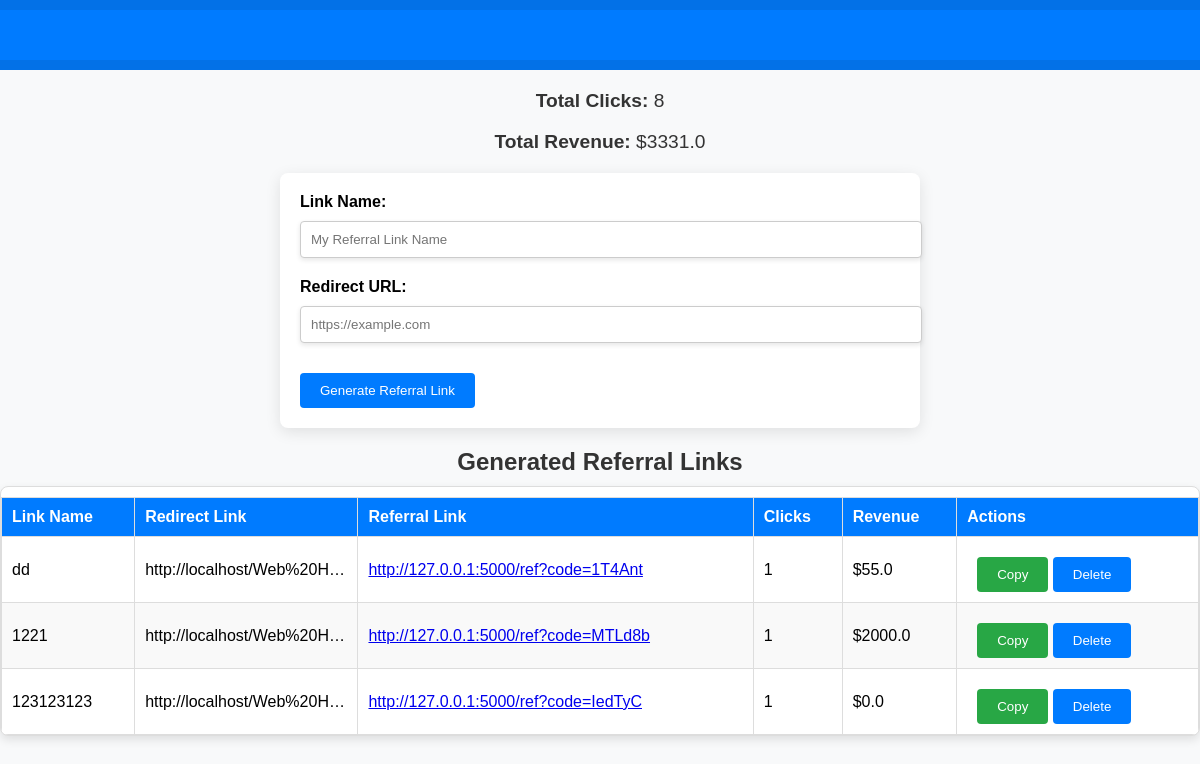
Before: / with the older database file.
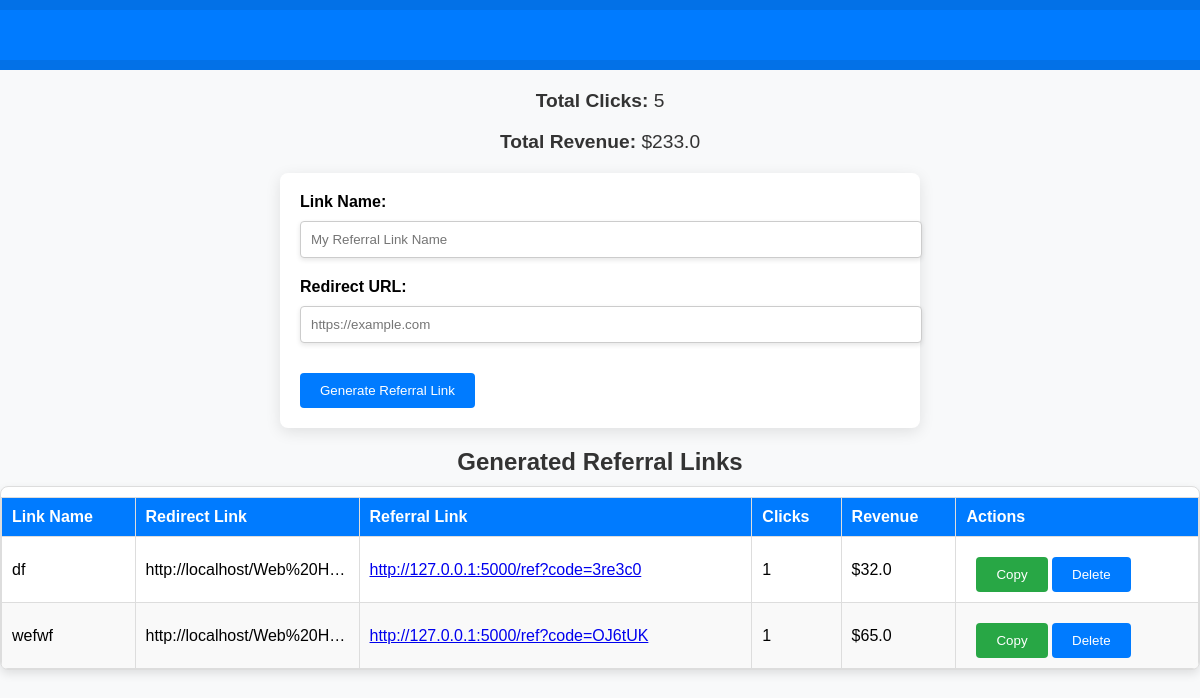
After: the same page with the newer database file.
### app.py (models this page shows)
class GlobalStats(db.Model):
    id = db.Column(db.Integer, primary_key=True)
    total_clicks = db.Column(db.Integer, default=0)
    total_revenue = db.Column(db.Float, default=0.0)

class Referral(db.Model):
    id = db.Column(db.Integer, primary_key=True)
    link_name = db.Column(db.String(150), nullable=False)  # New field for link name
    redirect_link = db.Column(db.String(150), nullable=False)
    referral_link = db.Column(db.String(150), unique=True, nullable=False)
    click_count = db.Column(db.Integer, default=0)
    income = db.Column(db.Float, default=0.0)

### app.py (the view)
@app.route('/')
def dashboard():
    referrals = Referral.query.all()
    stats = GlobalStats.query.first()
    if not stats:
        stats = GlobalStats(total_clicks=0, total_revenue=0.0)
        db.session.add(stats)
        db.session.commit()
    return render_template('dashboard.html', referrals=referrals, stats=stats)

### templates/dashboard.html (shortened to what this page needs)
<!DOCTYPE html>
<html lang="en">
<head>
</head>
<body>
  <div class="supertop-border">
    <div class="top-border">
    </div>
</div>
    <div class="stats">
        <p><strong>Total Clicks:</strong> {{ stats.total_clicks }}</p>
        <p><strong>Total Revenue:</strong> ${{ stats.total_revenue | round(2) }}</p>
    </div>
    <div class="form-container">
        <form action="/generate" method="POST">
            <div class="form-group">
                <label for="link_name">Link Name:</label>
                <input type="text" id="link_name" name="link_name" placeholder="My Referral Link Name" required>
            </div>
            <div class="form-group">
                <label for="redirect_link">Redirect URL:</label>
                <input type="url" id="redirect_link" name="redirect_link" placeholder="https://example.com" required>
            </div>
            <button type="submit">Generate Referral Link</button>
        </form>
    </div>
    <h2>Generated Referral Links</h2>
    <div class="referral-container">
        <table>
            <thead>
                <tr>
                    <th>Link Name</th>
                    <th>Redirect Link</th>
                    <th>Referral Link</th>
                    <th>Clicks</th>
                    <th>Revenue</th>
                    <th>Actions</th>
                </tr>
            </thead>
            <tbody>
                {% for referral in referrals %}
                <tr>
                    <td>{{ referral.link_name }}</td>
                    <td class="truncated">{{ referral.redirect_link }}</td>
                    <td>
                        <a href="{{ referral.referral_link }}" target="_blank">{{ referral.referral_link }}</a>
                    </td>
                    <td>{{ referral.click_count }}</td>
                    <td>${{ referral.income | round(2) }}</td>
                    <td>
                        <button class="copy-button" onclick="copyToClipboard('{{ referral.referral_link }}')">Copy</button>
                        <form action="/delete/{{ referral.id }}" method="POST" style="display:inline;">
                            <button type="submit" onclick="return confirm('Are you sure you want to delete this referral link?');">Delete</button>
                        </form>
                    </td>
                </tr>
                {% endfor %}
            </tbody>
        </table>
    </div>
</body>
</html>

### templates/dashboard.html (style rules this page uses)
body { font-family: Arial, sans-serif; margin: 0; background-color: #f8f9fa; }
h1, h2 { color: #333; text-align: center; margin-bottom: 10px; }
.supertop-border { height: 70px; background-color: #0371e7; width: 100%; display: flex; align-items: center; margin: 0; padding: 0; box-sizing: border-box; }
.top-border { height: 50px; background-color: #007bff; display: flex; align-items: center; width: 100%; }
.stats { margin: 20px 0; text-align: center; font-size: 1.2em; color: #333; }
.form-container { margin-bottom: 20px; padding: 20px; background-color: white; border-radius: 8px; box-shadow: 0 4px 15px rgba(0, 0, 0, 0.1); max-width: 600px; margin: 0 auto; }
.form-group { margin-bottom: 15px; display: flex; flex-direction: column; align-items: stretch; }
label { margin-bottom: 5px; font-weight: bold; }
input[type="url"], input[type="text"] { width: 100%; padding: 10px; margin: 5px 0; border: 1px solid #ccc; border-radius: 4px; box-shadow: 0 2px 5px rgba(0, 0, 0, 0.1); }
button { padding: 10px 20px; background-color: #007bff; color: white; border: none; border-radius: 4px; cursor: pointer; margin-top: 10px; transition: background-color 0.3s; }
.copy-button { background-color: #28a745; margin-left: 10px; }
.referral-container { max-height: 400px; overflow-y: auto; margin: 0 auto; padding: 0; border: 1px solid #ddd; border-radius: 8px; background-color: white; box-shadow: 0 4px 10px rgba(0, 0, 0, 0.1); }
table { width: 100%; border-collapse: collapse; margin-top: 10px; }
table, th, td { border: 1px solid #ddd; }
th, td { padding: 10px; text-align: left; }
th { background-color: #007bff; color: white; position: sticky; top: 0; z-index: 10; }
tr:nth-child(even) { background-color: #f9f9f9; }
.truncated { overflow: hidden; text-overflow: ellipsis; white-space: nowrap; max-width: 150px; }

Changed rows visible on the page:
removed Referral: link_name "1221", redirect_link "http://localhost/Web%20H…", referral_link "http://127.0.0.1:5000/ref?code=MTLd8b", click_count "1", income "2000.0"
removed Referral: link_name "123123123", redirect_link "http://localhost/Web%20H…", referral_link "http://127.0.0.1:5000/ref?code=IedTyC", click_count "1", income "0.0"
changed GlobalStats: total_clicks "8" → "5"; total_revenue "3331.0" → "233.0"
added Referral: link_name "df", redirect_link "http://localhost/Web%20H…", referral_link "http://127.0.0.1:5000/ref?code=3re3c0", click_count "1", income "32.0"
changed Referral: link_name "dd" → "wefwf"; referral_link "http://127.0.0.1:5000/ref?code=1T4Ant" → "http://127.0.0.1:5000/ref?code=OJ6tUK"; income "55.0" → "65.0"
